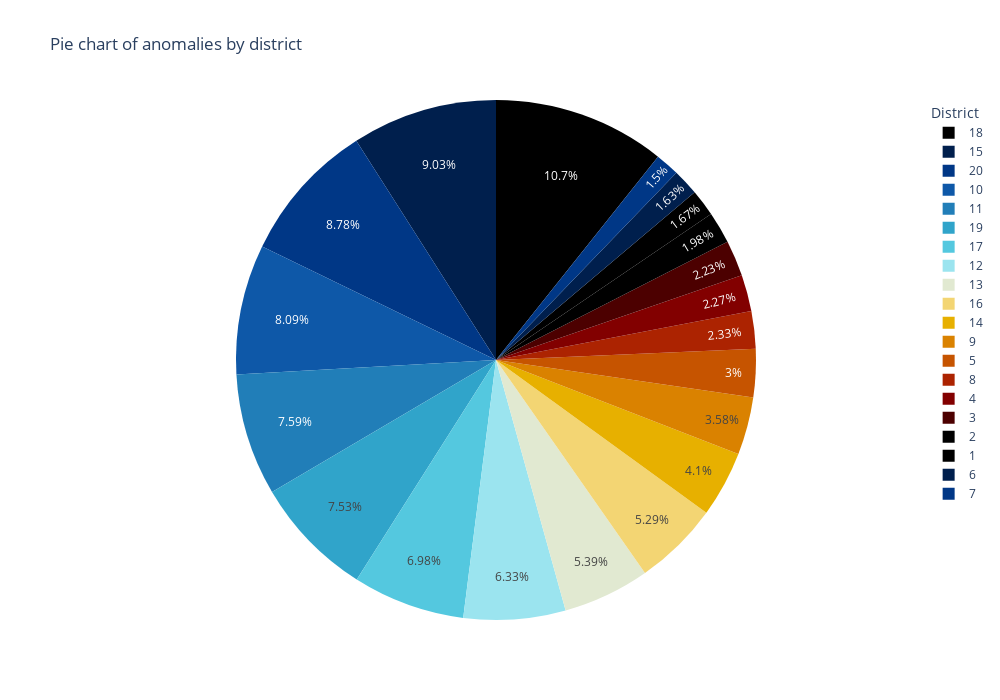

The notebook cell this image was saved under:
### Code cell
fig = px.pie(arrondissement_count, values='ARRONDISSEMENT',
            names=arrondissement_count.index, 
            title='Pie chart of anomalies by district',
            color='ARRONDISSEMENT',
            color_discrete_sequence=px.colors.cyclical.IceFire,
            labels={'index': "Number", 'ARRONDISSEMENT': 'Anomalies' }, height=400)
fig.update_layout(width=1000,
    height=700,
    legend_title_text='District'
)

fig.show()

### Figure 1 — Plotly figure (JSON) as saved in the notebook; plotly's stock layout.template omitted (floating-point values rounded to 4 significant figures)
{"data": [{"customdata": [[221234], [186519], [181347], [167116], [156780], [155549], [144246], [130825], [111478], [109372], [84805], [74016], [61946], [48050], [46946], [46155], [40848], [34424], [33771], [30939]], "domain": {"x": [0, 1], "y": [0, 1]}, "hovertemplate": "Number=%{label}<br>Anomalies=%{customdata[0]}<extra></extra>", "labels": [18, 15, 20, 10, 11, 19, 17, 12, 13, 16, 14, 9, 5, 8, 4, 3, 2, 1, 6, 7], "legendgroup": "", "marker": {"colors": ["#000000", "#001f4d", "#003786", "#0e58a8", "#217eb8", "#30a4ca", "#54c8df", "#9be4ef", "#e1e9d1", "#f3d573", "#e7b000", "#da8200", "#c65400", "#ac2301", "#820000", "#4c0000", "#000000", "#000000", "#001f4d", "#003786"]}, "name": "", "showlegend": true, "type": "pie", "values": [221234, 186519, 181347, 167116, 156780, 155549, 144246, 130825, 111478, 109372, 84805, 74016, 61946, 48050, 46946, 46155, 40848, 34424, 33771, 30939]}], "layout": {"height": 700, "legend": {"title": {"text": "District"}, "tracegroupgap": 0}, "piecolorway": ["#000000", "#001f4d", "#003786", "#0e58a8", "#217eb8", "#30a4ca", "#54c8df", "#9be4ef", "#e1e9d1", "#f3d573", "#e7b000", "#da8200", "#c65400", "#ac2301", "#820000", "#4c0000", "#000000"], "title": {"text": "Pie chart of anomalies by district"}, "width": 1000}}
